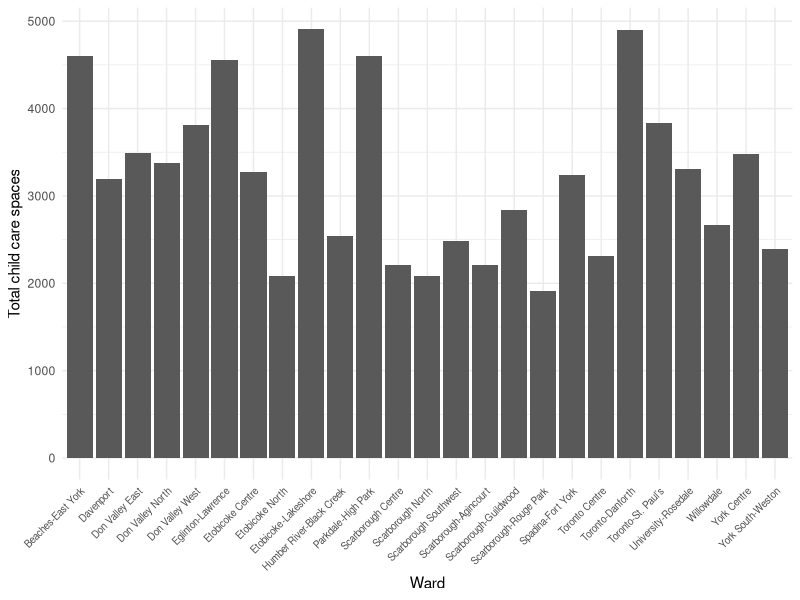

R code for this plot: (Note: this script raises an error after producing the figure.)
## ---- chunk 1
#| include: false
#| warning: false
#| message: false
library(tidyverse)
library(palmerpenguins)
library(here)
## ---- chunk 2
#| label: fig-totalspots
#| fig-cap: Total number of child-care spaces by ward
#| echo: false
#| warning: false

# read cleaned child care data
child_care = read_csv(
  file = here("outputs/data/child_care_data.csv"),
  show_col_types = FALSE
)

# read ward names
ward_names = read_csv(
  file = here("outputs/data/ward_names.csv"),
  show_col_types = FALSE
)

# turn ward_names into list for graph substitution with ward numbers 
ward_name_list <- as.list(ward_names$ward_name)

# substitute ward numbers for names
child_care_graph_1 <-
  child_care |>
  mutate(ward = as.character(ward))

for (x in 1:25) {
  child_care_graph_1$ward[child_care_graph_1$ward == x] = ward_name_list[[x]]
} 

# construct graph 
child_care_graph_1 |>
  ggplot(aes(x = ward, y = totspace)) +
  geom_bar(stat = "identity") +
  theme_minimal() +
  theme(axis.text.x = element_text(size = 7, angle = 45, vjust = 1, hjust=1))+
  labs(x = "Ward", y = "Total child care spaces")
## ---- chunk 3
#| label: fig-totalchildren
#| fig-cap: Population under 15 years of age by ward
#| echo: false
#| warning: false

# read cleaned child care data
census_data = read_csv(
  file = here("outputs/data/census_data.csv"),
  show_col_types = FALSE
)

census_graph_population <-
  census_data[c(2:26),c(1:7)] |>
  select(ward, pop_0_to_4, pop_5_to_9, pop_10_to_14)

# substitute ward numbers for names
for (x in 1:25) {
  census_graph_population$ward[census_graph_population$ward == x] = ward_name_list[[x]]
} 

# construct graph 
census_graph_population |>
  ggplot(aes(x = ward, y = pop_0_to_4 + pop_5_to_9 + pop_10_to_14)) +
  geom_bar(stat = "identity") +
  theme_minimal() +
  theme(axis.text.x = element_text(size = 7, angle = 45, vjust = 1, hjust=1))+
  labs(x = "Ward", y = "Population under 15 years old") 
## ---- chunk 4
#| label: fig-avgincome
#| fig-cap: Average household income by ward
#| echo: false
#| warning: false

# Isolate part of data set needed
census_graph_income <-
  census_data[c(2:26),c(1:7)] |>
  select(ward, avg_hh_income, med_hh_income)

# Substitute ward numbers for names
for (x in 1:25) {
  census_graph_income$ward[census_graph_income$ward == x] = ward_name_list[[x]]
} 

# Construct graph 
census_graph_income |>
  ggplot(aes(x = ward, y = avg_hh_income)) +
  geom_bar(stat = "identity") +
  theme_minimal() +
  theme(axis.text.x = element_text(size = 7, angle = 45, vjust = 1, hjust=1)) +
  labs(x = "Ward", y = "Average household income")
## ---- chunk 5
#| label: fig-bills
#| fig-cap: Bills of penguins
#| echo: false

ggplot(penguins, aes(x = island, fill = species)) +
  geom_bar(alpha = 0.8) +
  scale_fill_manual(values = c("darkorange","purple","cyan4"),
                    guide = "none") +
  theme_minimal() +
  facet_wrap(~species, ncol = 1) +
  coord_flip()
